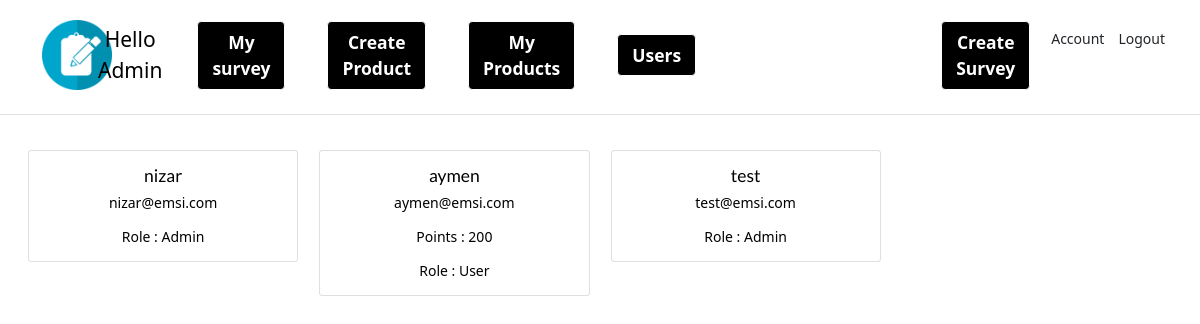
The app's page /user_list/ (signed in), older data.
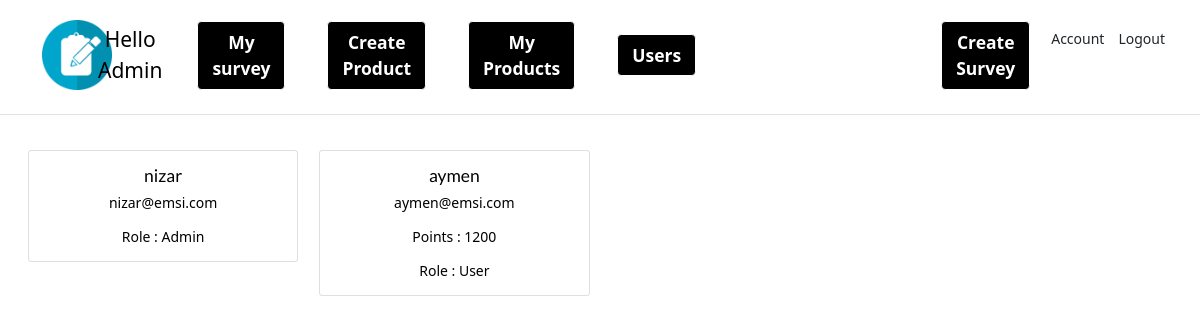
The same page, newer data.
### account/models.py (models this page shows, shortened)
class Account(AbstractBaseUser):
    email = models.EmailField(verbose_name="email", max_length=60, unique=True)
    username = models.CharField(max_length=30, unique=True)
    date_joined = models.DateTimeField(
        verbose_name='date joined', auto_now_add=True)
    last_login = models.DateTimeField(verbose_name='last login', auto_now=True)
    is_admin = models.BooleanField(default=False)
    is_active = models.BooleanField(default=True)
    is_staff = models.BooleanField(default=False)
    is_superuser = models.BooleanField(default=False)
    points = models.IntegerField(default=0)
    USERNAME_FIELD = 'email'
    REQUIRED_FIELDS = ['username']
    objects = MyAccountManager()

### account/views.py (the view)
# urls.py: path('user_list/', user_list, name='user_list'),
def user_list(request):
    if request.user.is_authenticated:
        if request.user.is_admin:
            users = Account.objects.all()
            return render(request, "account/user_list.html", {"users": users})
        else:
            return redirect("surveys")
    else:
        return redirect("must_authenticate")

### account/templates/account/user_list.html
{% extends 'base.html' %}
{% load static %}
{% block content %}
<body class="text-center text-black ">
<div class="cover-container d-flex w-100 h-100 p-3 mx-auto flex-column">
    <main class="px-3">
        {% if users %}
        <div class="row">
            {% for u in users %}
                  <div class="col-sm-3 ">
                      <div class="card">
                          <div class="card-body">
                                <h5 class="card-title">{{ u.username }}</h5>
                                <p class="card-text">{{ u.email }}</p>
                                {% if u.is_admin %}
                                <p class="card-text"> Role : Admin</p>
                                {% elif not u.is_admin %}
                                <p class="card-text"> Points : {{ u.points }}</p>
                                <p class="card-text"> Role : User</p>
                                {% endif %}
                          </div>
                      </div>
                  </div>
            {% endfor %}
        </div>
        {% else %}
          <p>Aucun produit</p>
        {% endif %}
</div>
</body>
{% endblock content %}

Row changes from the older to the newer data that the page shows:
removed Account: username "test", email "test@emsi.com", is_admin "Role : Admin"
changed Account "aymen": points "200" → "1200"
